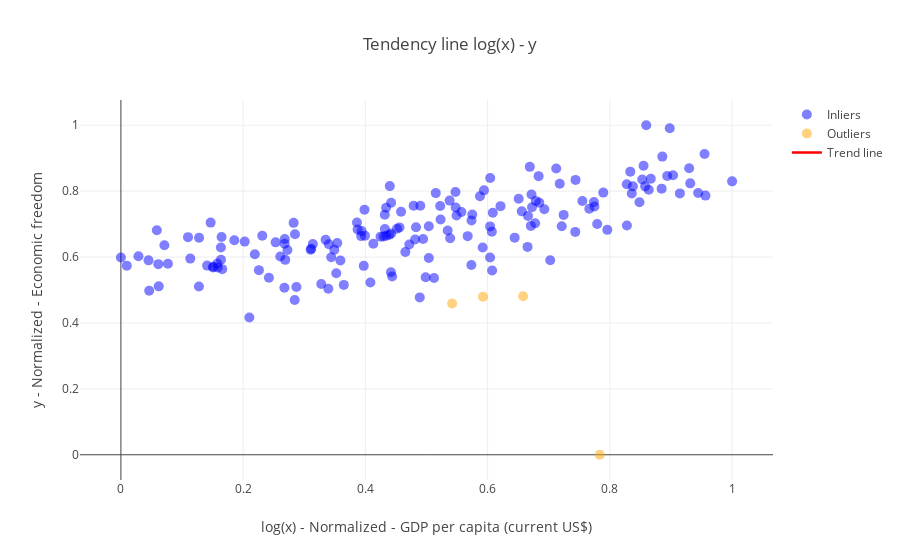

Notebook cell for this chart:
### Code cell
scatter(data, ['GDP per capita (current US$)', 'Economic freedom'], [2017, 2016], True)

### Figure 1 — Plotly figure (JSON) as saved in the notebook; plotly's stock layout.template omitted (floating-point values rounded to 4 significant figures; data arrays with more than 128 entries replaced by an {"elided": "..."} marker saying what was removed)
{"data": [{"marker": {"color": "blue", "opacity": 0.5, "size": 10}, "mode": "markers", "name": "Inliers", "text": {"elided": "167 str values"}, "type": "scatter", "uid": "dcfbee80-d7f0-4fd6-ba76-1478cfe8749f", "x": {"elided": "167 float values"}, "y": {"elided": "167 float values"}}, {"marker": {"color": "orange", "opacity": 0.5, "size": 10}, "mode": "markers", "name": "Outliers", "text": ["Argentina", "Equatorial Guinea", "Korea, Rep.", "Turkmenistan"], "type": "scatter", "uid": "7cec06ff-44a2-415f-87a8-9ba40e76d6c7", "x": [0.6581, 0.5924, 0.7834, 0.5419], "y": [0.4808, 0.4797, 0, 0.459]}, {"line": {"color": "red", "width": 2.5}, "mode": "lines", "name": "Trend line", "type": "scatter", "uid": "c58a004b-27a1-4f12-a677-2d1451fd2004", "x": [[0], [1]], "y": [[0.5307], [0.8465]]}], "layout": {"title": "Tendency line log(x) - y", "xaxis": {"title": "log(x) - Normalized - GDP per capita (current US$)"}, "yaxis": {"title": "y - Normalized - Economic freedom"}}}
